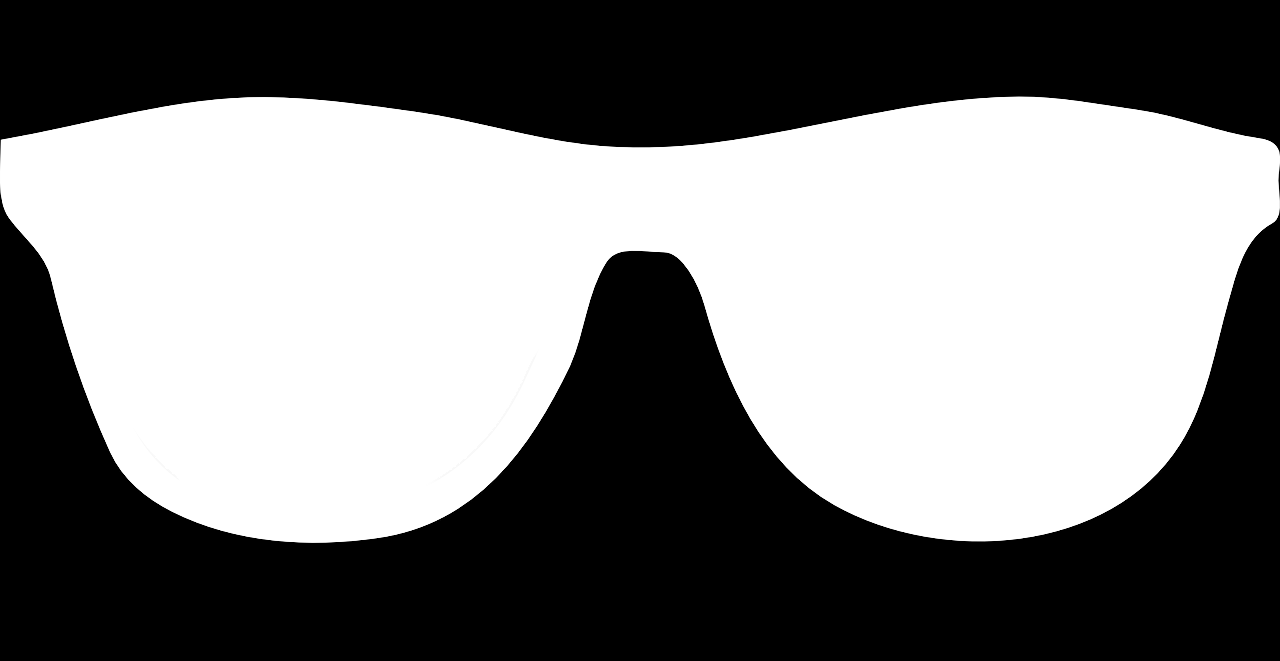
#> input picture VIVIER_RANDRIAMITANDRINA_Projet/alpha_sunglasses.png, 1280 x 661 px, given in place of the camera
$ python 'test_fond_animée.py'
#> lines starting #> are read from the running program, lines starting #| are printed output that depends on the picture; after the words box and inside, x2 and y2 are one past the last pixel; in counts of white or black regions, pixels touching at a corner belong together; pictures that were not available may be replaced by others from this repository, and a replacement may not be noted
import cv2
import os
import numpy as np

# Charger l'animation
animation_folder_bird = 'Dossier_d_animation_oiseau'
animation_files_bird = sorted(os.listdir(animation_folder_bird))

alpha_animation_folder = 'Dossier_d_animation_oiseau_alpha'
alpha_animation_files = sorted(os.listdir(alpha_animation_folder))

# Initialiser la capture vidéo
cap = cv2.VideoCapture(0)
compteur_image_animation = 0

# Capture d'image du fond
ret, capture_d_image_de_fond = cap.read()
#> capture_d_image_de_fond is the input picture: shape (661, 1280, 3); min 0, max 255, mean 126.6

while cap.isOpened():
    ret, frame = cap.read()
    if not ret:
        print("Can't receive frame (stream end?). Exiting ...")
        break

    # Incruster l'animation
    if animation_files_bird and alpha_animation_files:
        animation_frame = cv2.imread(os.path.join(animation_folder_bird, animation_files_bird[compteur_image_animation]))
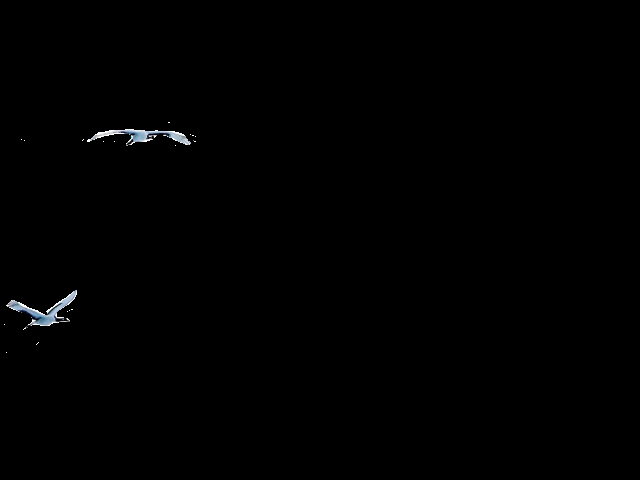
#> input picture VIVIER_RANDRIAMITANDRINA_Projet/Dossier_d_animation_oiseau/beach-293826_640-1.png, 640 x 480 px
#> animation_frame is the input picture: shape (480, 640, 3); mean B, G, R 1, 0.9, 0.8
        alpha_animation_frame = cv2.imread(os.path.join(alpha_animation_folder, alpha_animation_files[compteur_image_animation]))

        # Vous pouvez ajuster la position, la taille, etc.
        animation_frame_resize = cv2.resize(animation_frame, (frame.shape[1], frame.shape[0]))
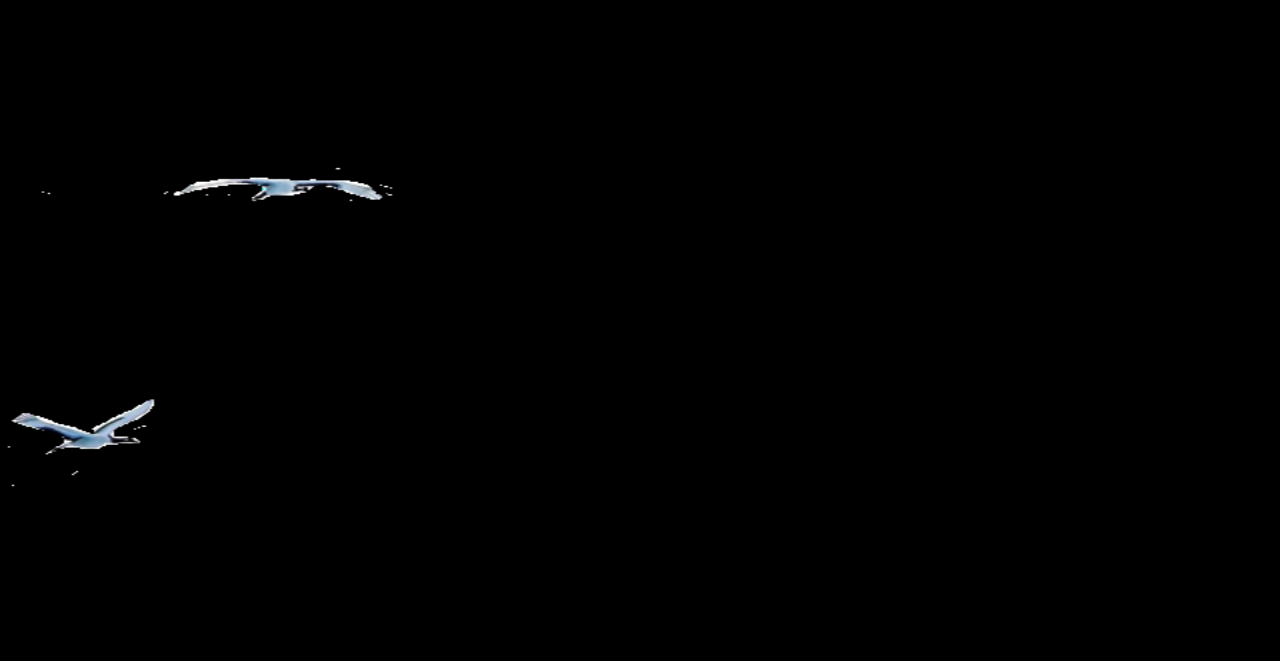
#> animation_frame_resize: shape (661, 1280, 3); mean B, G, R 1, 0.9, 0.8
        alpha_animation_frame_resize = cv2.resize(alpha_animation_frame, (frame.shape[1], frame.shape[0]))

        # Convertir l'image alpha en niveaux de gris
        gray_alpha_animation_frame_resize = cv2.cvtColor(alpha_animation_frame_resize, cv2.COLOR_BGR2GRAY)

        # Comparaison des images en niveaux de gris
        mask = ((cv2.absdiff(cv2.cvtColor(frame, cv2.COLOR_BGR2GRAY), cv2.cvtColor(capture_d_image_de_fond, cv2.COLOR_BGR2GRAY)) < 20) & (gray_alpha_animation_frame_resize != np.zeros((frame.shape[0], frame.shape[1]), dtype=np.uint8)))
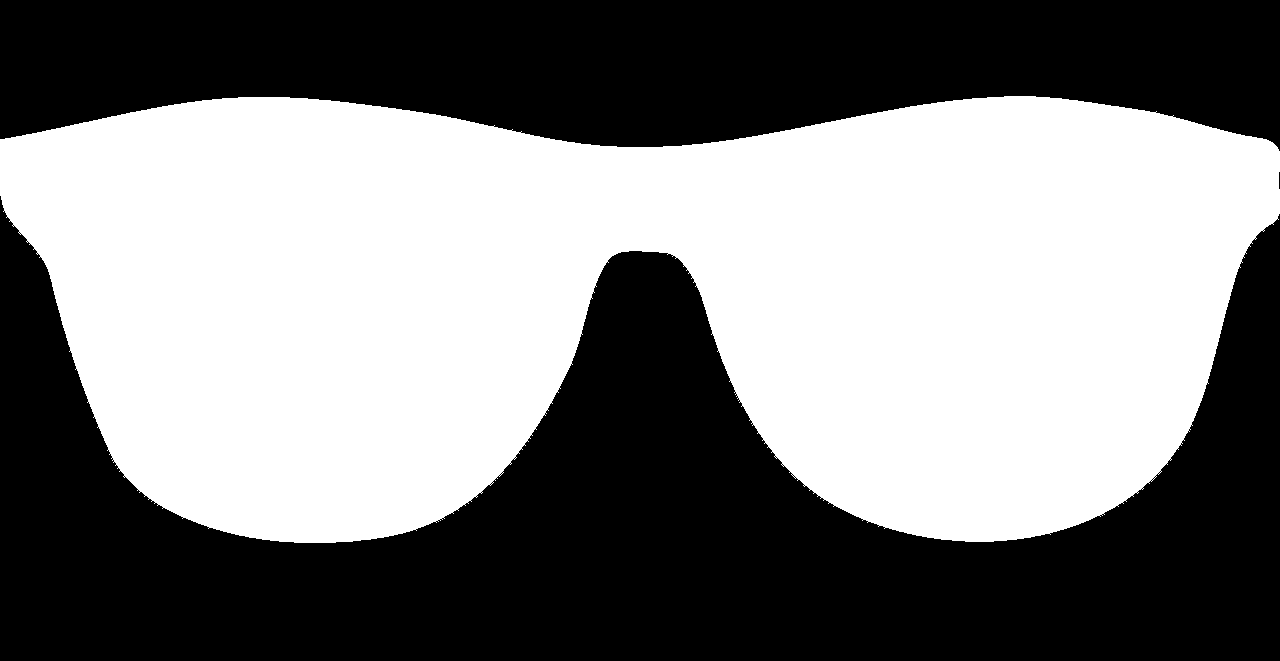
#> mask: shape (661, 1280) bool; 49.8% white; 1 white region, box (x1, y1, x2, y2) and area: (0, 96, 1280, 543) 421330

        # Incrustation de l'animation basée sur le masque
        frame[mask] = animation_frame_resize[mask]

    # Afficher le résultat
    cv2.imshow('Webcam avec Animation', frame)

    # Mise à jour du compteur pour passer à la frame suivante de l'animation
    compteur_image_animation = (compteur_image_animation + 1) % len(animation_files_bird)

    if cv2.waitKey(1) == ord('q'):
#> (key q is pressed here)
        break

# Libérer les ressources
cap.release()
cv2.destroyAllWindows()
